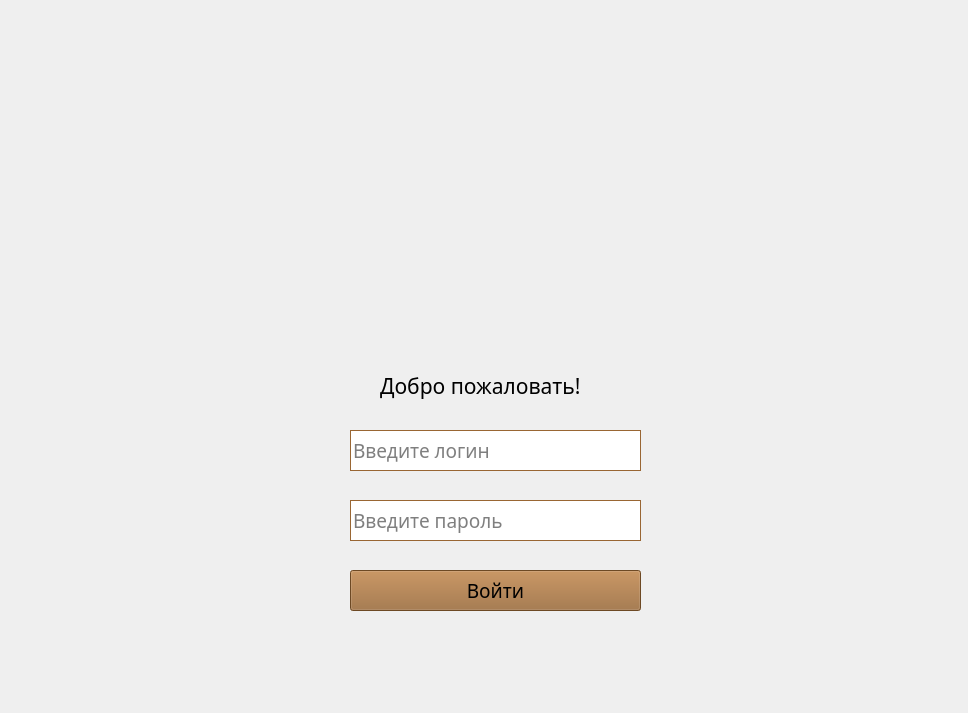
<?xml version="1.0" encoding="UTF-8"?>
<ui version="4.0">
 <class>MainWindow</class>
 <widget class="QMainWindow" name="MainWindow">
  <property name="geometry">
   <rect>
    <x>0</x>
    <y>0</y>
    <width>968</width>
    <height>713</height>
   </rect>
  </property>
  <property name="minimumSize">
   <size>
    <width>968</width>
    <height>713</height>
   </size>
  </property>
  <property name="maximumSize">
   <size>
    <width>1000</width>
    <height>800</height>
   </size>
  </property>
  <property name="baseSize">
   <size>
    <width>968</width>
    <height>713</height>
   </size>
  </property>
  <property name="windowTitle">
   <string>Авторизация в систему кафе &quot;Сезон&quot;</string>
  </property>
  <property name="toolButtonStyle">
   <enum>Qt::ToolButtonIconOnly</enum>
  </property>
  <widget class="QWidget" name="centralwidget">
   <property name="minimumSize">
    <size>
     <width>968</width>
     <height>713</height>
    </size>
   </property>
   <property name="maximumSize">
    <size>
     <width>968</width>
     <height>713</height>
    </size>
   </property>
   <widget class="QWidget" name="horizontalLayoutWidget">
    <property name="geometry">
     <rect>
      <x>0</x>
      <y>0</y>
      <width>2</width>
      <height>2</height>
     </rect>
    </property>
    <layout class="QHBoxLayout" name="horizontalLayout">
     <property name="sizeConstraint">
      <enum>QLayout::SetFixedSize</enum>
     </property>
    </layout>
   </widget>
   <widget class="QFrame" name="background">
    <property name="geometry">
     <rect>
      <x>-10</x>
      <y>-10</y>
      <width>1000</width>
      <height>731</height>
     </rect>
    </property>
    <property name="minimumSize">
     <size>
      <width>981</width>
      <height>731</height>
     </size>
    </property>
    <property name="maximumSize">
     <size>
      <width>1000</width>
      <height>799</height>
     </size>
    </property>
    <property name="baseSize">
     <size>
      <width>981</width>
      <height>731</height>
     </size>
    </property>
    <property name="autoFillBackground">
     <bool>true</bool>
    </property>
    <property name="styleSheet">
     <string notr="true"/>
    </property>
    <property name="frameShape">
     <enum>QFrame::StyledPanel</enum>
    </property>
    <property name="frameShadow">
     <enum>QFrame::Raised</enum>
    </property>
    <widget class="QLabel" name="icon">
     <property name="geometry">
      <rect>
       <x>380</x>
       <y>60</y>
       <width>251</width>
       <height>291</height>
      </rect>
     </property>
     <property name="text">
      <string/>
     </property>
     <property name="textFormat">
      <enum>Qt::RichText</enum>
     </property>
     <property name="pixmap">
      <pixmap resource="C:/Users/p2200/Desktop/ПП/resource.qrc">:/assets/cafe_system\icon.png</pixmap>
     </property>
     <property name="scaledContents">
      <bool>true</bool>
     </property>
    </widget>
    <widget class="QLabel" name="welcomeText">
     <property name="geometry">
      <rect>
       <x>390</x>
       <y>370</y>
       <width>241</width>
       <height>51</height>
      </rect>
     </property>
     <property name="font">
      <font>
       <family>Sans Serif Collection</family>
       <pointsize>16</pointsize>
      </font>
     </property>
     <property name="text">
      <string>Добро пожаловать!</string>
     </property>
     <property name="textFormat">
      <enum>Qt::AutoText</enum>
     </property>
    </widget>
    <widget class="QLineEdit" name="loginInput">
     <property name="geometry">
      <rect>
       <x>360</x>
       <y>440</y>
       <width>291</width>
       <height>41</height>
      </rect>
     </property>
     <property name="font">
      <font>
       <family>Sans Serif Collection</family>
       <pointsize>14</pointsize>
      </font>
     </property>
     <property name="styleSheet">
      <string notr="true">border: 1px solid rgb(153, 102, 51);</string>
     </property>
     <property name="inputMethodHints">
      <set>Qt::ImhNone</set>
     </property>
     <property name="text">
      <string/>
     </property>
     <property name="placeholderText">
      <string>Введите логин</string>
     </property>
    </widget>
    <widget class="QLineEdit" name="passwordInput">
     <property name="geometry">
      <rect>
       <x>360</x>
       <y>510</y>
       <width>291</width>
       <height>41</height>
      </rect>
     </property>
     <property name="font">
      <font>
       <family>Sans Serif Collection</family>
       <pointsize>14</pointsize>
      </font>
     </property>
     <property name="styleSheet">
      <string notr="true">border: 1px solid rgb(153, 102, 51);</string>
     </property>
     <property name="text">
      <string/>
     </property>
     <property name="placeholderText">
      <string>Введите пароль</string>
     </property>
    </widget>
    <widget class="QPushButton" name="enterButton">
     <property name="geometry">
      <rect>
       <x>360</x>
       <y>580</y>
       <width>291</width>
       <height>41</height>
      </rect>
     </property>
     <property name="font">
      <font>
       <family>Sans Serif Collection</family>
       <pointsize>14</pointsize>
      </font>
     </property>
     <property name="autoFillBackground">
      <bool>false</bool>
     </property>
     <property name="styleSheet">
      <string notr="true">background-color: rgb(153, 102, 51);</string>
     </property>
     <property name="text">
      <string>Войти</string>
     </property>
     <property name="autoDefault">
      <bool>false</bool>
     </property>
    </widget>
   </widget>
  </widget>
 </widget>
 <resources>
  <include location="C:/Users/p2200/Desktop/ПП/resource.qrc"/>
 </resources>
 <connections>
  <connection>
   <sender>enterButton</sender>
   <signal>clicked()</signal>
   <receiver>MainWindow</receiver>
   <slot>close()</slot>
   <hints>
    <hint type="sourcelabel">
     <x>495</x>
     <y>590</y>
    </hint>
    <hint type="destinationlabel">
     <x>483</x>
     <y>356</y>
    </hint>
   </hints>
  </connection>
 </connections>
</ui>
